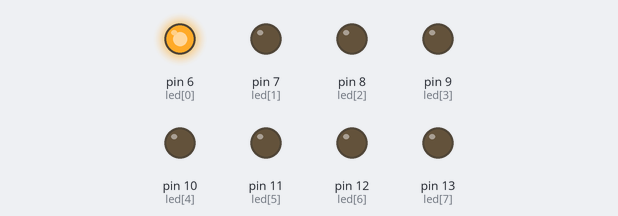
Simulated run of this sketch. Board: Arduino Uno, built with avr-gcc and run on an emulated ATmega328P. Shown: output pins drawn as LEDs (lit = HIGH).

Above: at 0.05 s.
At 0.45 s:
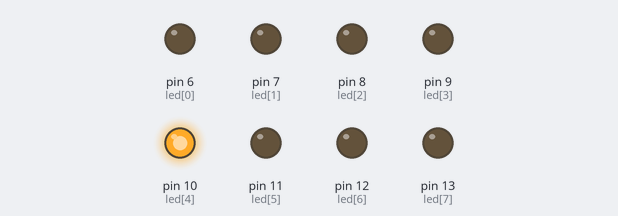
At 0.75 s:
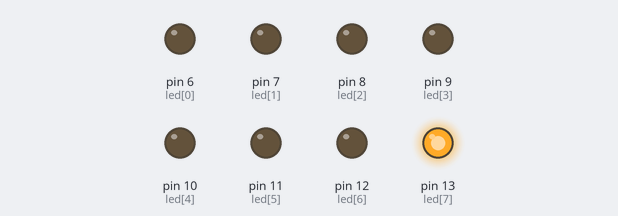
At 1.55 s:
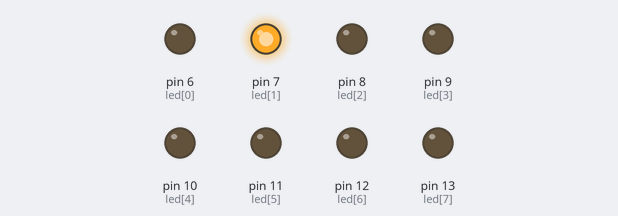
At 2.35 s:
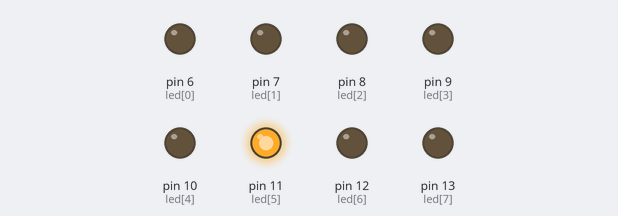
At 3.15 s:
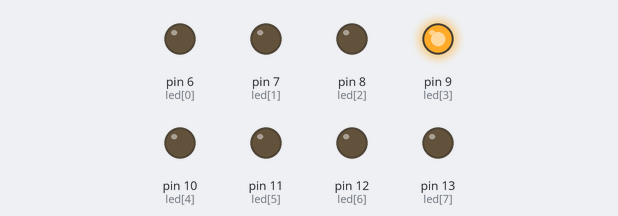
Timing chart, 0 to 3.5 s (numbered marks = the images above):
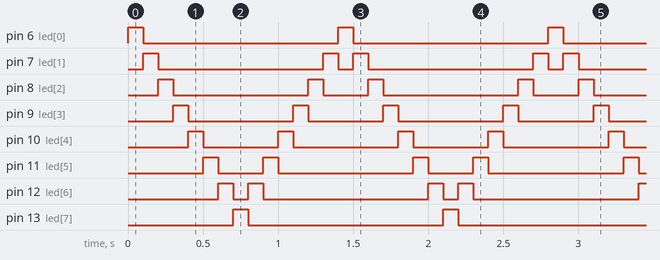

The sketch:

Test7.ino
```cpp
const unsigned int led[8] = { 6, 7, 8, 9, 10, 11, 12, 13 };

void setup() {
  // put your setup code here, to run once:
  for(int x=0; x<=7; x++) {
    pinMode(led[x], OUTPUT);
  }
}

void loop() {
  // put your main code here, to run repeatedly:
  for(int x = 0; x <= 6; x++) {
    digitalWrite(led[x], HIGH);
    delay(100);
    digitalWrite(led[x], LOW);
  }
  for(int x = 7; x >= 1; x--) {
    digitalWrite(led[x], HIGH);
    delay(100);
    digitalWrite(led[x], LOW);
  }
}
```

Measured:
- by itself, pin 6 (led[0]), pin 13 (led[7]): alternates HIGH for 0.10 s and LOW for 1.3 s
- by itself, pin 7 (led[1]): repeats every 1.4 s: LOW 1.1 s, HIGH 0.10 s, LOW 0.10 s, HIGH 0.10 s
- by itself, pin 8 (led[2]): repeats every 1.4 s: LOW 0.90 s, HIGH 0.10 s, LOW 0.30 s, HIGH 0.10 s
- by itself, pin 9 (led[3]): repeats every 1.4 s: LOW 0.70 s, HIGH 0.10 s, LOW 0.50 s, HIGH 0.10 s
- by itself, pin 10 (led[4]): repeats every 1.4 s: LOW 0.50 s, HIGH 0.10 s, LOW 0.70 s, HIGH 0.10 s
- by itself, pin 11 (led[5]): repeats every 1.4 s: LOW 0.30 s, HIGH 0.10 s, LOW 0.90 s, HIGH 0.10 s
- by itself, pin 12 (led[6]): repeats every 1.4 s: LOW 0.10 s, HIGH 0.10 s, LOW 1.1 s, HIGH 0.10 s
